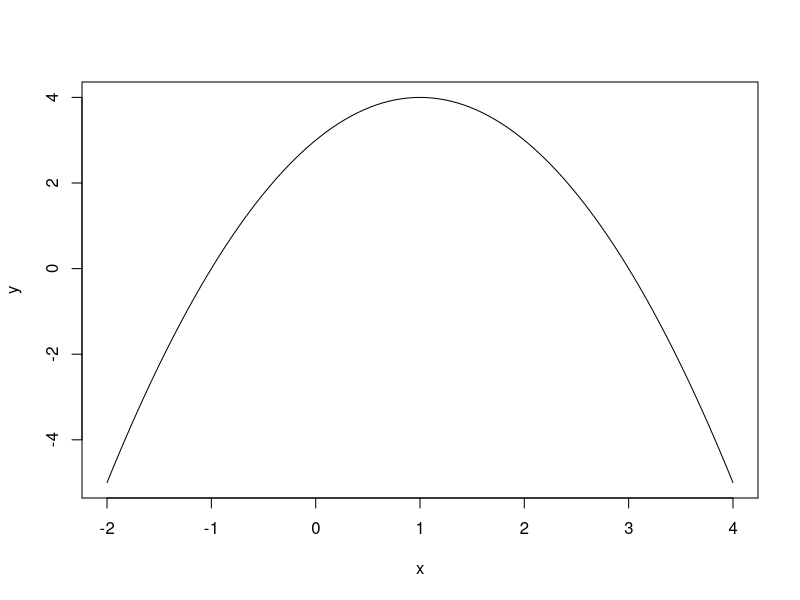

This figure's R source:
# Exercise 1
# Create a function to calculate the circumference of a circle with a known radius using the formula 2πr. In this 
# example the function has only one parameter, namely r. After defining the function, we will call it with a 
# radius equal to 2, i.e., with the argument {2}.

myFunction1 <- function(radius) {
  return(2*pi*radius);
}

myFunction1(2);

# Exercise 2
# Write a function to calculate the following: f(x, y) = (x^(2) + y(2))^(1/2) for 
# x = 1,2, ,10 , y = 1,2, ,10 and x = y
myFunction2 <- function(x, y) {
  return(sqrt(x^(2)+y^(2)));
}

myFunction2(1:10, 1:10);

# Exercise 3
# Write a function to calculate f(x, y) = sqrt(x^(2), y^(2)) and f(x, y) = sqrt(x * y)
# for f(2,4) and f(3,2). Use the list() function to combine the output of the two formulae in the return() function. 
# Assign the function to an object, assess the structure, and call the output for each component of the list.
myFunction3 <- function(x, y) {
  output1 = sqrt(x^(2) + y^(2));
  output2 = sqrt(x * y);
  return(list("Square root of sum of squares" = output1, "Square root of product" = output2));
}

x = myFunction3(2,4);

x$"Square root of sum of squares";
x$"Square root of product";

# Exercise 4
# Consider the following equation: f(x) = -x^(2) + 2*x + 3. Create a function of this equation, use the curve() function 
# to plot the equation for the interval -2<=x<=4, and use the optimize() function to find the global maximum.

myEquation <- function(x) {
  return(-x^(2)+2*x+3);
}

# Plot the graph of f on the interval -2<=x<=4
curve(myEquation, from = -2, to = 4, xlab="x", ylab="y");

# Determine the global maximum of f on the interval -2<=x<=4
optimise(myEquation, lower = -2, upper = 4, maximum = TRUE);

# Determine the global minimum of f on the interval -2<=x<=4
optimize(myEquation, lower = -2, upper = 4, maximum = FALSE);


# Exercise 5
# For the values i = 1 to 5, print the square of i.
myNumbers = 1:5;
for (number in myNumbers) {
  print(number^(2));
}

